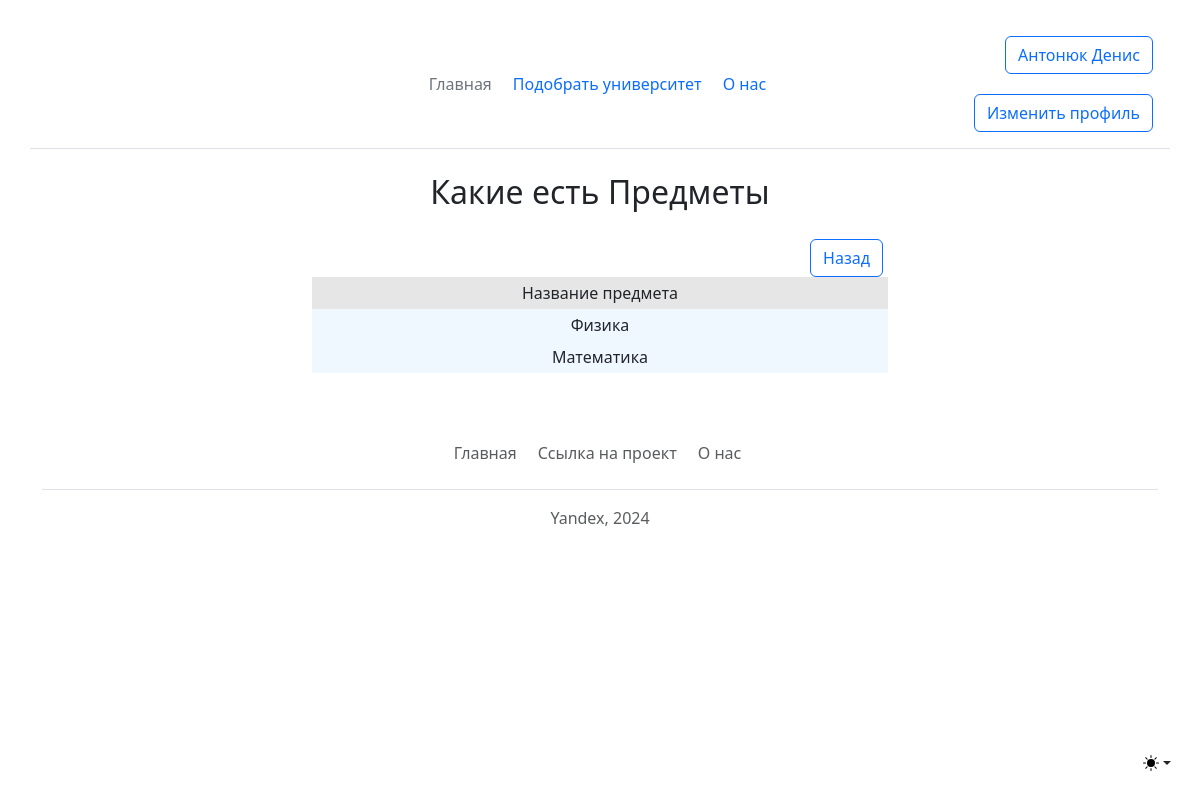
Screenshot of /faculties_classes/1 (signed in) with the database file from the repository.
### data/users.py (models this page shows, shortened)
class User(SqlAlchemyBase, UserMixin, SerializerMixin):
    __tablename__ = 'users'
    id = sqlalchemy.Column(sqlalchemy.Integer,
                           primary_key=True, autoincrement=True)
    surname = sqlalchemy.Column(sqlalchemy.String, nullable=True)
    name = sqlalchemy.Column(sqlalchemy.String, nullable=True)
    email = sqlalchemy.Column(sqlalchemy.String,
                              index=True, unique=True, nullable=True)
    hashed_password = sqlalchemy.Column(sqlalchemy.String, nullable=True)
    modified_date = sqlalchemy.Column(sqlalchemy.DateTime,
                                      default=datetime.datetime.now)
    address = sqlalchemy.Column(sqlalchemy.String, nullable=True)
    min_ege_score = sqlalchemy.Column(sqlalchemy.Integer, nullable=True)
    type = sqlalchemy.Column(sqlalchemy.Integer, nullable=True)

### data/classes.py (models this page shows)
class Classes(SqlAlchemyBase, SerializerMixin):
    __tablename__ = 'classes'
    id = sqlalchemy.Column(sqlalchemy.Integer,
                           primary_key=True, autoincrement=True)
    name = sqlalchemy.Column(sqlalchemy.String, nullable=False)

### main.py (the view)
@app.route('/faculties_classes/<int:id>', methods=['GET', 'POST'])
def faculties_classes(id):
    classes = db_sess.query(Classes).filter(Faculties_classes.faculty_id == id,
                                            Faculties_classes.class_id == Classes.id)
    return render_template('classes.html', title='Журнал факультетов', classe=classes)

### data/db_session.py (called while the page is built)
def create_session() -> Session:
    global __factory
    return __factory()

### main.py (called while the page is built)
@login_manager.user_loader
def load_user(user_id: int):
    db_sess = db_session.create_session()
    return db_sess.query(User).get(user_id)

### templates/classes.html (shortened to what this page needs)
{% extends 'base.html' %}
{% block content %}
    <div class="dropdown position-fixed bottom-0 end-0 mb-3 me-3 bd-mode-toggle">
      <button class="btn btn-bd-primary py-2 dropdown-toggle d-flex align-items-center" id="bd-theme" type="button" aria-expanded="false" data-bs-toggle="dropdown" aria-label="Toggle theme (light)">
        <svg class="bi my-1 theme-icon-active" width="1em" height="1em"><use href="#sun-fill"></use></svg>
      </button>
    </div>
<main class="container form-signin w-50 m-auto">
    <h2 align="center">Какие есть Предметы</h2>
    <a class="btn btn-outline-primary" href="/">Назад</a>
        <table class="tbl">
            <tr class="mn">
                <td>Название предмета</td>
            </tr>
        {% for class in classe %}
            <tr>
                <td>{{ class.name }}</td>
            </tr>
            {% endfor %}
        </table>
</main>
{% endblock %}

### templates/base.html (shortened to what this page needs)
<!DOCTYPE html>
<html lang="ru">
<head>
    <link rel="stylesheet" href="css/style.css">
    <link rel="stylesheet" href="{{url_for('static', filename='css/main.css') }}">
    <link rel="stylesheet" href="https://cdn.jsdelivr.net/npm/bootstrap@5.3.2/dist/css/bootstrap.min.css"
>
</head>
<body>
    <header class="container d-flex flex-wrap align-items-center justify-content-center justify-content-md-between py-3 mb-4 border-bottom">
    <div class="col-md-3 mb-2 mb-md-0">
        <a href="/" class="d-inline-flex link-body-emphasis text-decoration-none">
            <svg class="bi" width="40" height="32" role="img" aria-label="Bootstrap">
                <use xlink:href="#bootstrap"></use>
            </svg>
        </a>
    </div>
    <ul class="nav col-12 col-md-auto mb-2 justify-content-center mb-md-0">
        <li><a href="/home" class="nav-link px-2 link-secondary">Главная</a></li>
        <li><a href="/select_universities" class="nav-link px-2">Подобрать университет</a></li>
        <li><a href="/about" class="nav-link px-2">О нас</a></li>
    </ul>
    <div class="col-md-3 text-end">
            {% if current_user.is_authenticated %}
                <a class="btn btn-outline-primary" href="/logout">{{ current_user.surname }} {{ current_user.name }}</a>
                <a class="btn btn-outline-primary" href="/user/{{ current_user.id }}">Изменить профиль</a>
            {% else %}
                <a href="/login" type="button" class="btn btn-outline-primary me-2">Войти</a>
                <a href="/register" type="button" class="btn btn-outline-primary me-2">Создать аккаунт</a>
            {% endif %}
    </div>
    </header>
    {% block content %}{% endblock %}
    <footer class="container py-3 my-4">
    <ul class="nav justify-content-center border-bottom pb-3 mb-3">
        <li class="nav-item"><a href="/home" class="nav-link px-2 text-body-secondary">Главная</a></li>
        <li class="nav-item"><a href="https://github.com/Mishgite/Choosing_institute"
                                class="nav-link px-2 text-body-secondary">Ссылка на проект</a></li>
        <li class="nav-item"><a href="/about" class="nav-link px-2 text-body-secondary">О нас</a></li>
    </ul>
    <p class="text-center text-body-secondary">Yandex, 2024</p>
    </footer>
</body>
</html>

### static/css/style.css (style rules this page uses)
tr.mn { text-align: center; background-color: #e6e6e6; }
.tbl { width: 100%; text-align: center; background-color: aliceblue; line-height: 30px; }
a { display: inline-block; float: right; margin-right: 5px; margin-top: 1.25em; }

### rows the page displays
User: surname "Антонюк", name "Денис"
Classes: name "Физика"
Classes: name "Математика"
